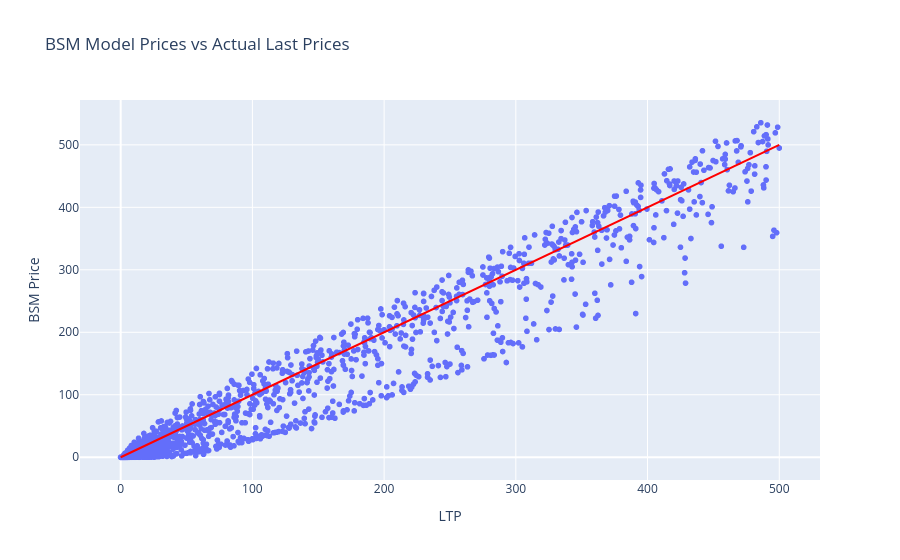

Source (notebook cell):
### Code cell
fig = px.scatter(bsm_prices_df.iloc[np.where(bsm_prices_df['LTP']<=500)[0]], x='LTP', y='BSM Price', title='BSM Model Prices vs Actual Last Prices')
fig.add_shape(type='line', x0=0, y0=0, x1=500, y1=500,
              line=dict(color='Red',), xref='x', yref='y')
fig.show()

### Figure 1 — Plotly figure (JSON) as saved in the notebook; plotly's stock layout.template omitted (floating-point values rounded to 4 significant figures; data arrays with more than 128 entries replaced by an {"elided": "..."} marker saying what was removed)
{"data": [{"hovertemplate": "LTP=%{x}<br>BSM Price=%{y}<extra></extra>", "legendgroup": "", "marker": {"color": "#636efa", "symbol": "circle"}, "mode": "markers", "name": "", "showlegend": false, "type": "scattergl", "x": {"elided": "1922 float values"}, "xaxis": "x", "y": {"elided": "1922 float values"}, "yaxis": "y"}], "layout": {"legend": {"tracegroupgap": 0}, "shapes": [{"line": {"color": "Red"}, "type": "line", "x0": 0, "x1": 500, "xref": "x", "y0": 0, "y1": 500, "yref": "y"}], "title": {"text": "BSM Model Prices vs Actual Last Prices"}, "xaxis": {"anchor": "y", "domain": [0, 1], "title": {"text": "LTP"}}, "yaxis": {"anchor": "x", "domain": [0, 1], "title": {"text": "BSM Price"}}}}
